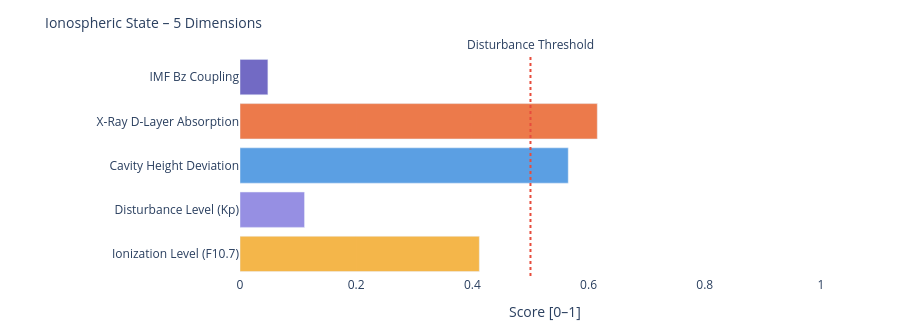

This figure's notebook cell:
### Markdown cell above
---
### 📐 Systemic Insight: Geometric Cavity vs. Real Schumann Resonance

**Relevant for:** Layer 6 = delta analysis &nbsp;|&nbsp; Layer 7 = feature vector / system interpretation

A cavity height change from 80 km to 70 km shifts the **idealized geometric frequencies** only minimally:

| Modus | Aktuell | Referenz | Δ |
|-------|---------|----------|---|
| SR-1 | 10.4762 Hz | 10.4599 Hz | +16 mHz |
| SR-2 | 18.1452 Hz | 18.1171 Hz | +28 mHz |
| SR-3 | 25.6612 Hz | 25.6215 Hz | +40 mHz |
| SR-4 | 33.1285 Hz | 33.0772 Hz | +51 mHz |

The geometric effect is limited because 10 km is very small compared to Earth's radius (~6371 km).

**Consequence:** Real Schumann deviations are likely driven more strongly by **conductivity, damping, day/night structure, lightning distribution and source geometry** than by pure cavity height.

---

**Layer 6 compares:**
```
geometric Δ from Layer 4  vs.  observed Δ from real Schumann measurement data
```

**Layer 7 Feature:**
```
If real Δ >> geometric Δ  →  non-geometric factors dominant
```

### Code cell
# ============================================================
# IONOSPHERIC STATE – Summary gauge
# Five dimensions: ionization, disturbance, cavity height, X-Ray, Bz coupling
# ============================================================

def norm(v, lo, hi):
    if v is None: return None
    return round(max(0.0, min(1.0, (v - lo) / (hi - lo))), 3)

# Ionization level (F10.7 → F2-Layer)
ioniz = norm(f107_val, 60, 250)

# Disturbance level (Kp → E/F-Layer irregularities)
disturb = norm(kp_val, 0, 9)

# Cavity height deviation from reference (80 km)
h_dev = norm(abs(h_eff - 80), 0, 20)

# X-Ray ionization (D-Layer absorption)
xray_ioniz = None
if xray_now is not None:
    xray_ioniz = norm(math.log10(max(xray_now, 1e-9)) + 9, 0, 5)

# Bz coupling (southward Bz → stronger magnetosphere-ionosphere coupling)
bz_coupling = norm(-(bz_now or 0), -5, 30) if bz_now is not None else None

dims = [
    ('Ionization Level (F10.7)',    ioniz,      '#F2A623'),
    ('Disturbance Level (Kp)',      disturb,    '#7F77DD'),
    ('Cavity Height Deviation',     h_dev,      '#378ADD'),
    ('X-Ray D-Layer Absorption',    xray_ioniz, '#E85D24'),
    ('IMF Bz Coupling',             bz_coupling,'#534AB7'),
]

fig = go.Figure()
for name, val, col in dims:
    if val is not None:
        h = int(val * 20)
        bar = '█' * h + '░' * (20 - h)
        label = f'{name}:  {bar}  {val:.3f}'
    else:
        label = f'{name}:  {"─" * 20}  n/a'
    fig.add_trace(go.Bar(
        x=[val if val is not None else 0],
        y=[name],
        orientation='h',
        marker_color=col, opacity=0.82,
        showlegend=False
    ))

fig.add_vline(x=0.5, line_dash='dot', line_color='#e74c3c',
              annotation_text='Disturbance Threshold', annotation_position='top')
fig.update_layout(
    title=dict(text='Ionospheric State – 5 Dimensions', font=dict(size=14)),
    xaxis=dict(title='Score [0–1]', range=[0, 1.05]),
    height=330, plot_bgcolor='rgba(0,0,0,0)', paper_bgcolor='rgba(0,0,0,0)',
    margin=dict(l=240, r=50, t=55, b=40)
)
fig.show()

print(f'\nIonospheric state:')
for name, val, _ in dims:
    print(f'  {name:<35} {val:.3f}' if val is not None else f'  {name:<35} n/a')

### Figure 1 — Plotly figure (JSON) as saved in the notebook; plotly's stock layout.template omitted (floating-point values rounded to 4 significant figures)
{"data": [{"marker": {"color": "#F2A623"}, "opacity": 0.82, "orientation": "h", "showlegend": false, "type": "bar", "x": [0.412], "y": ["Ionization Level (F10.7)"]}, {"marker": {"color": "#7F77DD"}, "opacity": 0.82, "orientation": "h", "showlegend": false, "type": "bar", "x": [0.111], "y": ["Disturbance Level (Kp)"]}, {"marker": {"color": "#378ADD"}, "opacity": 0.82, "orientation": "h", "showlegend": false, "type": "bar", "x": [0.565], "y": ["Cavity Height Deviation"]}, {"marker": {"color": "#E85D24"}, "opacity": 0.82, "orientation": "h", "showlegend": false, "type": "bar", "x": [0.615], "y": ["X-Ray D-Layer Absorption"]}, {"marker": {"color": "#534AB7"}, "opacity": 0.82, "orientation": "h", "showlegend": false, "type": "bar", "x": [0.048], "y": ["IMF Bz Coupling"]}], "layout": {"annotations": [{"showarrow": false, "text": "Disturbance Threshold", "x": 0.5, "xanchor": "center", "xref": "x", "y": 1, "yanchor": "bottom", "yref": "y domain"}], "height": 330, "margin": {"b": 40, "l": 240, "r": 50, "t": 55}, "paper_bgcolor": "rgba(0,0,0,0)", "plot_bgcolor": "rgba(0,0,0,0)", "shapes": [{"line": {"color": "#e74c3c", "dash": "dot"}, "type": "line", "x0": 0.5, "x1": 0.5, "xref": "x", "y0": 0, "y1": 1, "yref": "y domain"}], "title": {"font": {"size": 14}, "text": "Ionospheric State – 5 Dimensions"}, "xaxis": {"range": [0, 1.05], "title": {"text": "Score [0–1]"}}}}
